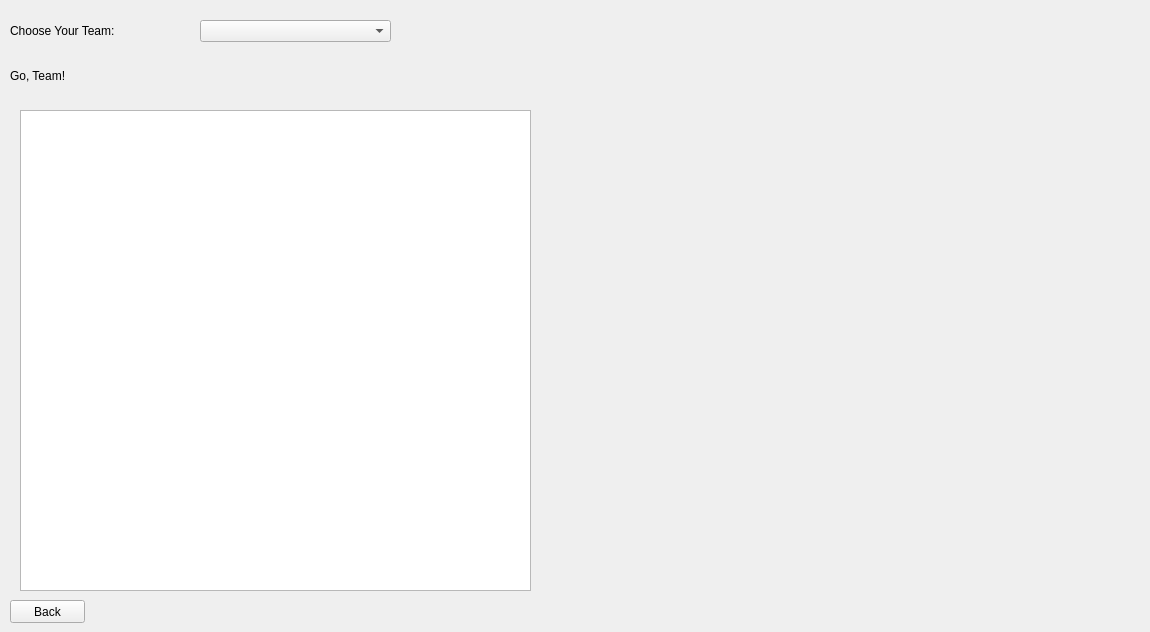
    <widget class="QWidget" name="page_16">
     <widget class="QLabel" name="chooseYourTeamPromptLabel_2">
      <property name="geometry">
       <rect>
        <x>10</x>
        <y>10</y>
        <width>191</width>
        <height>41</height>
       </rect>
      </property>
      <property name="styleSheet">
       <string notr="true">font: 16pt &quot;Arial&quot;;</string>
      </property>
      <property name="text">
       <string>Choose Your Team:</string>
      </property>
     </widget>
     <widget class="QComboBox" name="teamSelectionComboBox_souvenirs">
      <property name="geometry">
       <rect>
        <x>200</x>
        <y>20</y>
        <width>191</width>
        <height>22</height>
       </rect>
      </property>
     </widget>
     <widget class="QLabel" name="displayTeamNameLabel_2">
      <property name="geometry">
       <rect>
        <x>10</x>
        <y>40</y>
        <width>1131</width>
        <height>71</height>
       </rect>
      </property>
      <property name="styleSheet">
       <string notr="true">font: 75 36pt &quot;Arial&quot;;</string>
      </property>
      <property name="text">
       <string>Go, Team!</string>
      </property>
     </widget>
     <widget class="QTreeView" name="treeView_souvenirs">
      <property name="geometry">
       <rect>
        <x>20</x>
        <y>110</y>
        <width>511</width>
        <height>481</height>
       </rect>
      </property>
     </widget>
     <widget class="QPushButton" name="souvenirsBackPushButton">
      <property name="geometry">
       <rect>
        <x>10</x>
        <y>600</y>
        <width>75</width>
        <height>23</height>
       </rect>
      </property>
      <property name="text">
       <string>Back</string>
      </property>
     </widget>
    </widget>
